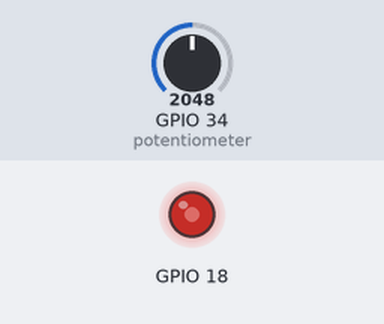
Recording of a sketch running on a simulated ESP32. On the bench: output pins drawn as LEDs (lit = HIGH). Inputs (shaded band) come from the test bench; at power-on: GPIO 34 (potentiometer) = 2048. What the sketch prints to the serial monitor is not drawn.

Above: at 1.2 s.
1.3 s: GPIO 34 (potentiometer) set to 2866
At 2.0 s:
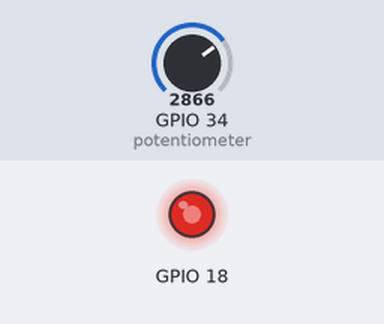
2.8 s: GPIO 34 (potentiometer) set to 491
At 3.2 s:
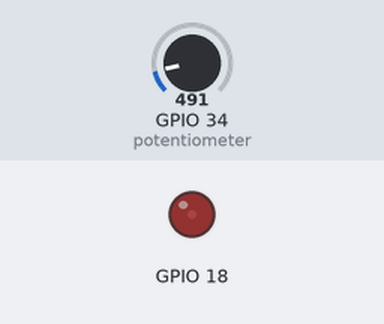
4.3 s: GPIO 34 (potentiometer) set to 0
At 5.5 s:
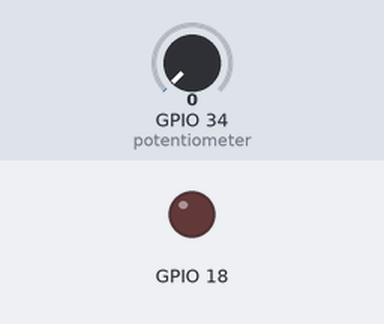
5.8 s: GPIO 34 (potentiometer) set to 3603
At 6.6 s:
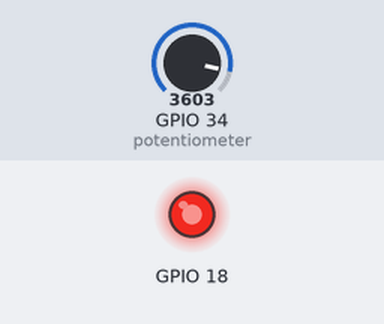
7.3 s: GPIO 34 (potentiometer) set to 2047
At 7.8 s:
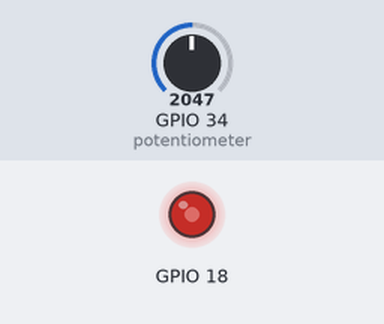
Timing chart, 0 to 9.8 s (numbered marks = the images above; inputs shaded):
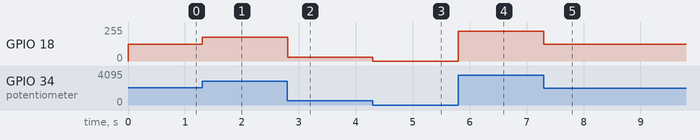

The sketch:

analog.ino
```cpp
void setup() {

  Serial.begin(115200);
  pinMode(18, OUTPUT);

}

void loop() {

  int pot;
  pot = analogRead(34);

  int led;
  led = pot * 255 / 4095;

  analogWrite(18, led);

  Serial.print("pot:  ");
  Serial.print(pot);

  Serial.print("  led:  ");
  Serial.println(led);

}
```

Measured:
- after the input at 1.3 s, GPIO 18: 127/255 → 178/255 at once
- after the input at 2.8 s, GPIO 18: 178/255 → 30/255 at once
- after the input at 4.3 s, GPIO 18: 30/255 → 0/255 at once
- after the input at 5.8 s, GPIO 18: 0/255 → 224/255 at once
- after the input at 7.3 s, GPIO 18: 224/255 → 127/255 at once
